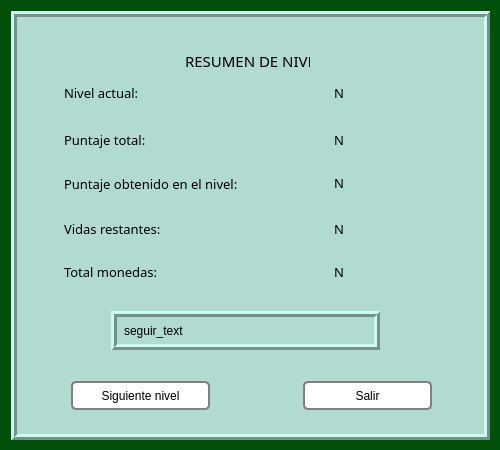
<?xml version="1.0" encoding="UTF-8"?>
<ui version="4.0">
 <class>Form</class>
 <widget class="QWidget" name="Form">
  <property name="geometry">
   <rect>
    <x>0</x>
    <y>0</y>
    <width>500</width>
    <height>450</height>
   </rect>
  </property>
  <property name="windowTitle">
   <string>Form</string>
  </property>
  <property name="styleSheet">
   <string notr="true">background-color: #005009</string>
  </property>
  <widget class="QFrame" name="frame">
   <property name="geometry">
    <rect>
     <x>10</x>
     <y>10</y>
     <width>481</width>
     <height>431</height>
    </rect>
   </property>
   <property name="styleSheet">
    <string notr="true">background-color: #B1DAD1; margin: 1px;</string>
   </property>
   <property name="frameShape">
    <enum>QFrame::Box</enum>
   </property>
   <property name="frameShadow">
    <enum>QFrame::Raised</enum>
   </property>
   <property name="lineWidth">
    <number>3</number>
   </property>
   <widget class="QLabel" name="titulo">
    <property name="geometry">
     <rect>
      <x>170</x>
      <y>20</y>
      <width>131</width>
      <height>61</height>
     </rect>
    </property>
    <property name="font">
     <font>
      <family>Impact</family>
      <pointsize>11</pointsize>
     </font>
    </property>
    <property name="layoutDirection">
     <enum>Qt::LeftToRight</enum>
    </property>
    <property name="text">
     <string>RESUMEN DE NIVEL</string>
    </property>
    <property name="textFormat">
     <enum>Qt::PlainText</enum>
    </property>
    <property name="scaledContents">
     <bool>false</bool>
    </property>
   </widget>
   <widget class="QLabel" name="nivel_actual">
    <property name="geometry">
     <rect>
      <x>50</x>
      <y>67</y>
      <width>111</width>
      <height>31</height>
     </rect>
    </property>
    <property name="font">
     <font>
      <family>Rockwell</family>
      <pointsize>10</pointsize>
     </font>
    </property>
    <property name="text">
     <string>Nivel actual:</string>
    </property>
   </widget>
   <widget class="QLabel" name="puntaje_total">
    <property name="geometry">
     <rect>
      <x>50</x>
      <y>114</y>
      <width>111</width>
      <height>31</height>
     </rect>
    </property>
    <property name="font">
     <font>
      <family>Rockwell</family>
      <pointsize>10</pointsize>
     </font>
    </property>
    <property name="text">
     <string>Puntaje total:</string>
    </property>
   </widget>
   <widget class="QLabel" name="puntaje_nivel">
    <property name="geometry">
     <rect>
      <x>50</x>
      <y>158</y>
      <width>241</width>
      <height>31</height>
     </rect>
    </property>
    <property name="font">
     <font>
      <family>Rockwell</family>
      <pointsize>10</pointsize>
     </font>
    </property>
    <property name="text">
     <string>Puntaje obtenido en el nivel:</string>
    </property>
   </widget>
   <widget class="QLabel" name="vidas_restantes">
    <property name="geometry">
     <rect>
      <x>50</x>
      <y>203</y>
      <width>141</width>
      <height>31</height>
     </rect>
    </property>
    <property name="font">
     <font>
      <family>Rockwell</family>
      <pointsize>10</pointsize>
     </font>
    </property>
    <property name="text">
     <string>Vidas restantes:</string>
    </property>
   </widget>
   <widget class="QLabel" name="total_monedas">
    <property name="geometry">
     <rect>
      <x>50</x>
      <y>246</y>
      <width>141</width>
      <height>31</height>
     </rect>
    </property>
    <property name="font">
     <font>
      <family>Rockwell</family>
      <pointsize>10</pointsize>
     </font>
    </property>
    <property name="text">
     <string>Total monedas:</string>
    </property>
   </widget>
   <widget class="QFrame" name="frame_seguir">
    <property name="geometry">
     <rect>
      <x>100</x>
      <y>300</y>
      <width>271</width>
      <height>41</height>
     </rect>
    </property>
    <property name="frameShape">
     <enum>QFrame::Box</enum>
    </property>
    <property name="frameShadow">
     <enum>QFrame::Raised</enum>
    </property>
    <property name="lineWidth">
     <number>3</number>
    </property>
    <widget class="QLabel" name="label_seguir">
     <property name="geometry">
      <rect>
       <x>10</x>
       <y>10</y>
       <width>251</width>
       <height>21</height>
      </rect>
     </property>
     <property name="text">
      <string>seguir_text</string>
     </property>
    </widget>
   </widget>
   <widget class="QPushButton" name="next_lvl_button">
    <property name="geometry">
     <rect>
      <x>60</x>
      <y>370</y>
      <width>141</width>
      <height>31</height>
     </rect>
    </property>
    <property name="styleSheet">
     <string notr="true">background-color: white; border: 2px solid gray; border-radius: 5px; </string>
    </property>
    <property name="text">
     <string>Siguiente nivel</string>
    </property>
   </widget>
   <widget class="QPushButton" name="salir_button">
    <property name="geometry">
     <rect>
      <x>292</x>
      <y>370</y>
      <width>131</width>
      <height>31</height>
     </rect>
    </property>
    <property name="styleSheet">
     <string notr="true">background-color: white; border: 2px solid gray; border-radius: 5px; </string>
    </property>
    <property name="text">
     <string>Salir</string>
    </property>
   </widget>
   <widget class="QLabel" name="casilla_nivel">
    <property name="geometry">
     <rect>
      <x>320</x>
      <y>67</y>
      <width>141</width>
      <height>31</height>
     </rect>
    </property>
    <property name="font">
     <font>
      <family>Rockwell</family>
      <pointsize>10</pointsize>
     </font>
    </property>
    <property name="text">
     <string>N</string>
    </property>
   </widget>
   <widget class="QLabel" name="casilla_puntaje_total">
    <property name="geometry">
     <rect>
      <x>320</x>
      <y>114</y>
      <width>141</width>
      <height>31</height>
     </rect>
    </property>
    <property name="font">
     <font>
      <family>Rockwell</family>
      <pointsize>10</pointsize>
     </font>
    </property>
    <property name="text">
     <string>N</string>
    </property>
   </widget>
   <widget class="QLabel" name="casilla_puntaje_nivel">
    <property name="geometry">
     <rect>
      <x>320</x>
      <y>157</y>
      <width>141</width>
      <height>31</height>
     </rect>
    </property>
    <property name="font">
     <font>
      <family>Rockwell</family>
      <pointsize>10</pointsize>
     </font>
    </property>
    <property name="text">
     <string>N</string>
    </property>
   </widget>
   <widget class="QLabel" name="casilla_vidas">
    <property name="geometry">
     <rect>
      <x>320</x>
      <y>203</y>
      <width>141</width>
      <height>31</height>
     </rect>
    </property>
    <property name="font">
     <font>
      <family>Rockwell</family>
      <pointsize>10</pointsize>
     </font>
    </property>
    <property name="text">
     <string>N</string>
    </property>
   </widget>
   <widget class="QLabel" name="casilla_monedas">
    <property name="geometry">
     <rect>
      <x>320</x>
      <y>246</y>
      <width>141</width>
      <height>31</height>
     </rect>
    </property>
    <property name="font">
     <font>
      <family>Rockwell</family>
      <pointsize>10</pointsize>
     </font>
    </property>
    <property name="text">
     <string>N</string>
    </property>
   </widget>
  </widget>
 </widget>
 <resources/>
 <connections/>
</ui>
